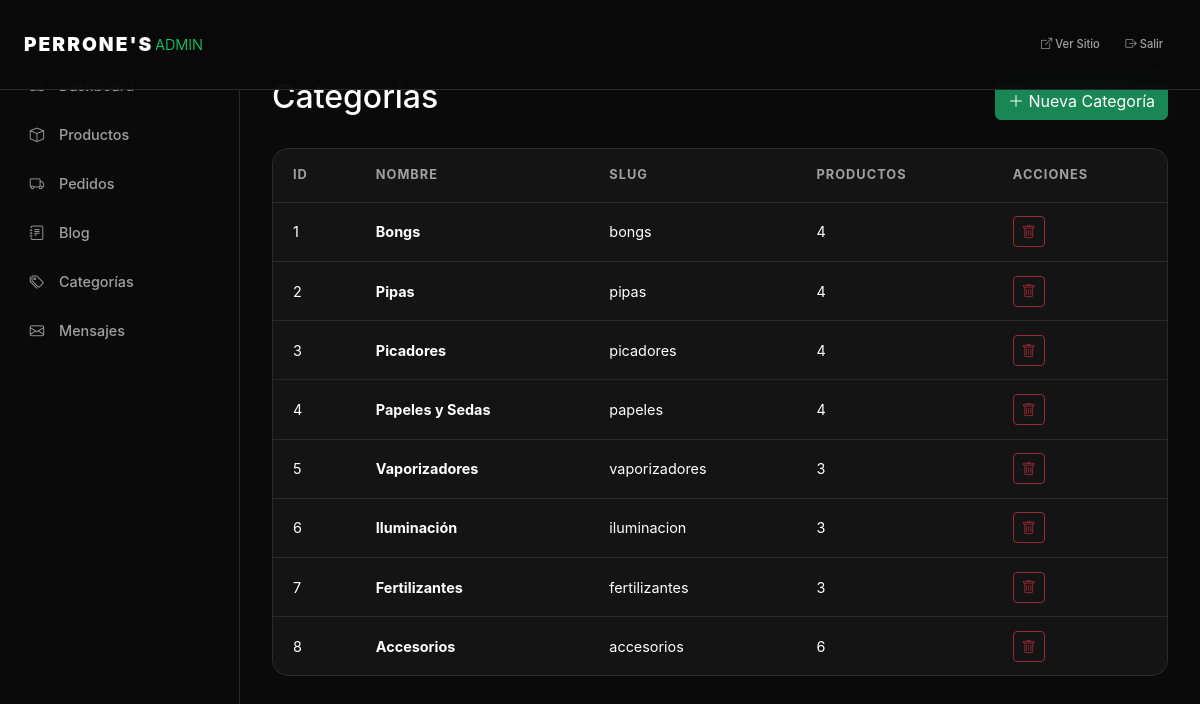
The page /admin/categorias (signed in) on the database its author committed.
### models.py (models this page shows)
class Category(db.Model):
    __tablename__ = 'categories'
    id = db.Column(db.Integer, primary_key=True)
    name = db.Column(db.String(100), nullable=False)
    slug = db.Column(db.String(100), unique=True, nullable=False)
    description = db.Column(db.Text)
    image = db.Column(db.String(200))
    products = db.relationship('Product', backref='category', lazy=True)

### app.py (the view)
@app.route('/admin/categorias')
@login_required
@admin_required
def admin_categories():
    categories = Category.query.all()
    return render_template('admin/categories.html', categories=categories)

### app.py (called while the page is built)
@login_manager.user_loader
def load_user(user_id):
    return db.session.get(User, int(user_id))

def admin_required(f):
    @wraps(f)
    def decorated_function(*args, **kwargs):
        if not current_user.is_authenticated or not current_user.is_admin:
            abort(403)
        return f(*args, **kwargs)
    return decorated_function

@app.context_processor
def inject_globals():
    categories = Category.query.filter_by(active=True).all() if hasattr(Category, 'active') else Category.query.all()
    cart_count = 0
    cart = session.get('cart', {})
    if cart:
        cart_count = sum(item['quantity'] for item in cart.values())
    return dict(categories=categories, cart_count=cart_count, now=datetime.now())

### templates/admin/categories.html (shortened to what this page needs)
{% extends 'admin/base_admin.html' %}
{% block admin_content %}
<div class="d-flex justify-content-between align-items-center mb-4">
    <h2>Categorías</h2>
    <button class="btn btn-success" data-bs-toggle="modal" data-bs-target="#newCategoryModal">
        <i class="bi bi-plus-lg"></i> Nueva Categoría
    </button>
</div>
<div class="admin-table-container">
    <table class="admin-table">
        <thead>
            <tr>
                <th>ID</th>
                <th>Nombre</th>
                <th>Slug</th>
                <th>Productos</th>
                <th>Acciones</th>
            </tr>
        </thead>
        <tbody>
            {% for cat in categories %}
            <tr>
                <td>{{ cat.id }}</td>
                <td><strong>{{ cat.name }}</strong></td>
                <td>{{ cat.slug }}</td>
                <td>{{ cat.products|length }}</td>
                <td>
                    <form method="POST" action="{{ url_for('admin_category_delete', id=cat.id) }}" style="display:inline;" onsubmit="return confirm('¿Eliminar {{ cat.name }}?')">
                        <button type="submit" class="btn btn-sm btn-outline-danger" {% if cat.products %}disabled title="Tiene productos asociados"{% endif %}><i class="bi bi-trash"></i></button>
                    </form>
                </td>
            </tr>
            {% else %}
            <tr><td colspan="5" class="text-center text-muted py-3">No hay categorías</td></tr>
            {% endfor %}
        </tbody>
    </table>
</div>
{% endblock %}

### static/css/style.css (style rules this page uses)
:root { --bg-primary: #0a0a0a; --bg-secondary: #111111; --bg-card: #141414; --bg-section: #0d0d0d; --border: #2a2a2a; --text-primary: #ffffff; --text-secondary: #a0a0a0; --accent: #00e676; --accent-hover: #00c853; --accent-dim: rgba(0, 230, 118, 0.1); --danger: #ff5252; --warning: #ffd740; --info: #40c4ff; --font: 'Inter', -apple-system, BlinkMacSystemFont, 'Segoe UI', sans-serif; }
* { margin: 0; padding: 0; box-sizing: border-box; }
html { scroll-behavior: smooth; }
body { font-family: var(--font); background: var(--bg-primary); color: var(--text-primary); line-height: 1.6; -webkit-font-smoothing: antialiased; }
.admin-table-container { background: var(--bg-card); border: 1px solid var(--border); border-radius: 16px; overflow-x: auto; }
.admin-table { width: 100%; border-collapse: collapse; }
.admin-table th { padding: 1rem 1.25rem; text-align: left; font-size: 0.8rem; font-weight: 700; text-transform: uppercase; letter-spacing: 1px; color: var(--text-secondary); border-bottom: 1px solid var(--border); white-space: nowrap; }
.admin-table td { padding: 0.85rem 1.25rem; font-size: 0.9rem; border-bottom: 1px solid var(--border); }
.admin-table tr:last-child td { border: none; }

### rows shown on the page
Category: id "1", name "Bongs", slug "bongs", products|length "4"
Category: id "2", name "Pipas", slug "pipas", products|length "4"
Category: id "3", name "Picadores", slug "picadores", products|length "4"
Category: id "4", name "Papeles y Sedas", slug "papeles", products|length "4"
Category: id "5", name "Vaporizadores", slug "vaporizadores", products|length "3"
Category: id "6", name "Iluminación", slug "iluminacion", products|length "3"
Category: id "7", name "Fertilizantes", slug "fertilizantes", products|length "3"
Category: id "8", name "Accesorios", slug "accesorios", products|length "6"
